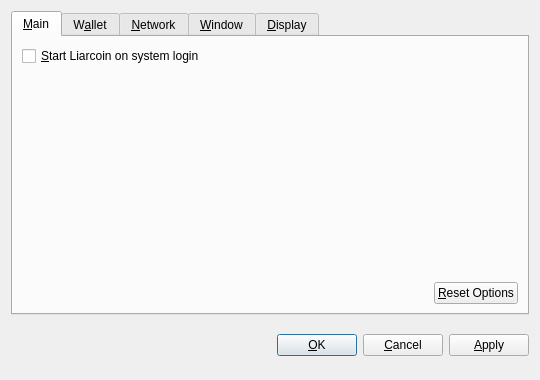
<?xml version="1.0" encoding="UTF-8"?>
<ui version="4.0">
 <class>OptionsDialog</class>
 <widget class="QDialog" name="OptionsDialog">
  <property name="geometry">
   <rect>
    <x>0</x>
    <y>0</y>
    <width>540</width>
    <height>380</height>
   </rect>
  </property>
  <property name="windowTitle">
   <string>Options</string>
  </property>
  <property name="modal">
   <bool>true</bool>
  </property>
  <layout class="QVBoxLayout" name="verticalLayout">
   <item>
    <widget class="QTabWidget" name="tabWidget">
     <property name="tabPosition">
      <enum>QTabWidget::North</enum>
     </property>
     <property name="currentIndex">
      <number>0</number>
     </property>
     <widget class="QWidget" name="tabMain">
      <attribute name="title">
       <string>&amp;Main</string>
      </attribute>
      <layout class="QVBoxLayout" name="verticalLayout_Main">
       <item>
        <widget class="QCheckBox" name="bitcoinAtStartup">
         <property name="toolTip">
          <string>Automatically start Liarcoin after logging in to the system.</string>
         </property>
         <property name="text">
          <string>&amp;Start Liarcoin on system login</string>
         </property>
        </widget>
       </item>
       <item>
        <spacer name="verticalSpacer_Main">
         <property name="orientation">
          <enum>Qt::Vertical</enum>
         </property>
         <property name="sizeHint" stdset="0">
          <size>
           <width>20</width>
           <height>40</height>
          </size>
         </property>
        </spacer>
       </item>
       <item>
        <layout class="QHBoxLayout" name="horizontalLayout_2_Main">
         <item>
          <spacer name="horizontalSpacer_2_Main">
           <property name="orientation">
            <enum>Qt::Horizontal</enum>
           </property>
           <property name="sizeHint" stdset="0">
            <size>
             <width>40</width>
             <height>20</height>
            </size>
           </property>
          </spacer>
         </item>
         <item>
          <widget class="QPushButton" name="resetButton">
           <property name="toolTip">
            <string>Reset all client options to default.</string>
           </property>
           <property name="text">
            <string>&amp;Reset Options</string>
           </property>
           <property name="autoDefault">
            <bool>false</bool>
           </property>
          </widget>
         </item>
        </layout>
       </item>
      </layout>
     </widget>
     <widget class="QWidget" name="tabWallet">
      <attribute name="title">
       <string>W&amp;allet</string>
      </attribute>
      <layout class="QVBoxLayout" name="verticalLayout_Network">
       <item>
        <widget class="QLabel" name="transactionFeeInfoLabel">
         <property name="text">
          <string>Optional transaction fee per kB that helps make sure your transactions are processed quickly. Most transactions are 1 kB.</string>
         </property>
         <property name="textFormat">
          <enum>Qt::PlainText</enum>
         </property>
         <property name="wordWrap">
          <bool>true</bool>
         </property>
        </widget>
       </item>
       <item>
        <layout class="QHBoxLayout" name="horizontalLayout_1_Main">
         <item>
          <widget class="QLabel" name="transactionFeeLabel">
           <property name="text">
            <string>Pay transaction &amp;fee</string>
           </property>
           <property name="textFormat">
            <enum>Qt::PlainText</enum>
           </property>
           <property name="buddy">
            <cstring>transactionFee</cstring>
           </property>
          </widget>
         </item>
         <item>
          <widget class="BitcoinAmountField" name="transactionFee"/>
         </item>
         <item>
          <spacer name="horizontalSpacer_1_Main">
           <property name="orientation">
            <enum>Qt::Horizontal</enum>
           </property>
           <property name="sizeHint" stdset="0">
            <size>
             <width>40</width>
             <height>20</height>
            </size>
           </property>
          </spacer>
         </item>
        </layout>
       </item>
       <item>
        <widget class="QLabel" name="label">
         <property name="text">
          <string>If you disable the spending of unconfirmed change, the change from a transaction cannot be used until that transaction has at least one confirmation. This also affects how your balance is computed.</string>
         </property>
         <property name="wordWrap">
          <bool>true</bool>
         </property>
        </widget>
       </item>
       <item>
        <widget class="QCheckBox" name="spendZeroConfChange">
         <property name="text">
          <string>Spend unconfirmed change  (experts only)</string>
         </property>
        </widget>
       </item>
       <item>
        <spacer name="verticalSpacer">
         <property name="orientation">
          <enum>Qt::Vertical</enum>
         </property>
         <property name="sizeHint" stdset="0">
          <size>
           <width>20</width>
           <height>40</height>
          </size>
         </property>
        </spacer>
       </item>
      </layout>
     </widget>
     <widget class="QWidget" name="tabNetwork">
      <attribute name="title">
       <string>&amp;Network</string>
      </attribute>
      <layout class="QVBoxLayout" name="verticalLayout_Network">
       <item>
        <widget class="QCheckBox" name="mapPortUpnp">
         <property name="toolTip">
          <string>Automatically open the Liarcoin client port on the router. This only works when your router supports UPnP and it is enabled.</string>
         </property>
         <property name="text">
          <string>Map port using &amp;UPnP</string>
         </property>
        </widget>
       </item>
       <item>
        <widget class="QCheckBox" name="connectSocks">
         <property name="toolTip">
          <string>Connect to the Liarcoin network through a SOCKS proxy (e.g. when connecting through Tor).</string>
         </property>
         <property name="text">
          <string>&amp;Connect through SOCKS proxy:</string>
         </property>
        </widget>
       </item>
       <item>
        <layout class="QHBoxLayout" name="horizontalLayout_Network">
         <item>
          <widget class="QLabel" name="proxyIpLabel">
           <property name="text">
            <string>Proxy &amp;IP:</string>
           </property>
           <property name="textFormat">
            <enum>Qt::PlainText</enum>
           </property>
           <property name="buddy">
            <cstring>proxyIp</cstring>
           </property>
          </widget>
         </item>
         <item>
          <widget class="QValidatedLineEdit" name="proxyIp">
           <property name="maximumSize">
            <size>
             <width>140</width>
             <height>16777215</height>
            </size>
           </property>
           <property name="toolTip">
            <string>IP address of the proxy (e.g. 127.0.0.1)</string>
           </property>
          </widget>
         </item>
         <item>
          <widget class="QLabel" name="proxyPortLabel">
           <property name="text">
            <string>&amp;Port:</string>
           </property>
           <property name="textFormat">
            <enum>Qt::PlainText</enum>
           </property>
           <property name="buddy">
            <cstring>proxyPort</cstring>
           </property>
          </widget>
         </item>
         <item>
          <widget class="QLineEdit" name="proxyPort">
           <property name="maximumSize">
            <size>
             <width>55</width>
             <height>16777215</height>
            </size>
           </property>
           <property name="toolTip">
            <string>Port of the proxy (e.g. 9050)</string>
           </property>
          </widget>
         </item>
         <item>
          <widget class="QLabel" name="socksVersionLabel">
           <property name="text">
            <string>SOCKS &amp;Version:</string>
           </property>
           <property name="textFormat">
            <enum>Qt::PlainText</enum>
           </property>
           <property name="buddy">
            <cstring>socksVersion</cstring>
           </property>
          </widget>
         </item>
         <item>
          <widget class="QValueComboBox" name="socksVersion">
           <property name="toolTip">
            <string>SOCKS version of the proxy (e.g. 5)</string>
           </property>
          </widget>
         </item>
         <item>
          <spacer name="horizontalSpacer_Network">
           <property name="orientation">
            <enum>Qt::Horizontal</enum>
           </property>
           <property name="sizeHint" stdset="0">
            <size>
             <width>40</width>
             <height>20</height>
            </size>
           </property>
          </spacer>
         </item>
        </layout>
       </item>
       <item>
        <spacer name="verticalSpacer_Network">
         <property name="orientation">
          <enum>Qt::Vertical</enum>
         </property>
         <property name="sizeHint" stdset="0">
          <size>
           <width>20</width>
           <height>40</height>
          </size>
         </property>
        </spacer>
       </item>
      </layout>
     </widget>
     <widget class="QWidget" name="tabWindow">
      <attribute name="title">
       <string>&amp;Window</string>
      </attribute>
      <layout class="QVBoxLayout" name="verticalLayout_Window">
       <item>
        <widget class="QCheckBox" name="minimizeToTray">
         <property name="toolTip">
          <string>Show only a tray icon after minimizing the window.</string>
         </property>
         <property name="text">
          <string>&amp;Minimize to the tray instead of the taskbar</string>
         </property>
        </widget>
       </item>
       <item>
        <widget class="QCheckBox" name="minimizeOnClose">
         <property name="toolTip">
          <string>Minimize instead of exit the application when the window is closed. When this option is enabled, the application will be closed only after selecting Quit in the menu.</string>
         </property>
         <property name="text">
          <string>M&amp;inimize on close</string>
         </property>
        </widget>
       </item>
       <item>
        <spacer name="verticalSpacer_Window">
         <property name="orientation">
          <enum>Qt::Vertical</enum>
         </property>
         <property name="sizeHint" stdset="0">
          <size>
           <width>20</width>
           <height>40</height>
          </size>
         </property>
        </spacer>
       </item>
      </layout>
     </widget>
     <widget class="QWidget" name="tabDisplay">
      <attribute name="title">
       <string>&amp;Display</string>
      </attribute>
      <layout class="QVBoxLayout" name="verticalLayout_Display">
       <item>
        <layout class="QHBoxLayout" name="horizontalLayout_1_Display">
         <item>
          <widget class="QLabel" name="langLabel">
           <property name="text">
            <string>User Interface &amp;language:</string>
           </property>
           <property name="textFormat">
            <enum>Qt::PlainText</enum>
           </property>
           <property name="buddy">
            <cstring>lang</cstring>
           </property>
          </widget>
         </item>
         <item>
          <widget class="QValueComboBox" name="lang">
           <property name="toolTip">
            <string>The user interface language can be set here. This setting will take effect after restarting Liarcoin.</string>
           </property>
          </widget>
         </item>
        </layout>
       </item>
       <item>
        <layout class="QHBoxLayout" name="horizontalLayout_2_Display">
         <item>
          <widget class="QLabel" name="unitLabel">
           <property name="text">
            <string>&amp;Unit to show amounts in:</string>
           </property>
           <property name="textFormat">
            <enum>Qt::PlainText</enum>
           </property>
           <property name="buddy">
            <cstring>unit</cstring>
           </property>
          </widget>
         </item>
         <item>
          <widget class="QValueComboBox" name="unit">
           <property name="toolTip">
            <string>Choose the default subdivision unit to show in the interface and when sending coins.</string>
           </property>
          </widget>
         </item>
        </layout>
       </item>
       <item>
        <widget class="QCheckBox" name="displayAddresses">
         <property name="toolTip">
          <string>Whether to show Liarcoin addresses in the transaction list or not.</string>
         </property>
         <property name="text">
          <string>&amp;Display addresses in transaction list</string>
         </property>
        </widget>
       </item>
       <item>
        <widget class="QCheckBox" name="coinControlFeatures">
         <property name="toolTip">
          <string>Whether to show coin control features or not.</string>
         </property>
         <property name="text">
          <string>Display coin &amp;control features (experts only!)</string>
         </property>
        </widget>
       </item>
       <item>
        <spacer name="verticalSpacer_Display">
         <property name="orientation">
          <enum>Qt::Vertical</enum>
         </property>
         <property name="sizeHint" stdset="0">
          <size>
           <width>20</width>
           <height>40</height>
          </size>
         </property>
        </spacer>
       </item>
      </layout>
     </widget>
    </widget>
   </item>
   <item>
    <layout class="QHBoxLayout" name="horizontalLayout_Buttons">
     <item>
      <spacer name="horizontalSpacer_1">
       <property name="orientation">
        <enum>Qt::Horizontal</enum>
       </property>
       <property name="sizeHint" stdset="0">
        <size>
         <width>40</width>
         <height>48</height>
        </size>
       </property>
      </spacer>
     </item>
     <item>
      <widget class="QLabel" name="statusLabel">
       <property name="font">
        <font>
         <weight>75</weight>
         <bold>true</bold>
        </font>
       </property>
       <property name="text">
        <string/>
       </property>
       <property name="textFormat">
        <enum>Qt::PlainText</enum>
       </property>
       <property name="wordWrap">
        <bool>true</bool>
       </property>
      </widget>
     </item>
     <item>
      <spacer name="horizontalSpacer_2">
       <property name="orientation">
        <enum>Qt::Horizontal</enum>
       </property>
       <property name="sizeHint" stdset="0">
        <size>
         <width>40</width>
         <height>48</height>
        </size>
       </property>
      </spacer>
     </item>
     <item>
      <widget class="QPushButton" name="okButton">
       <property name="text">
        <string>&amp;OK</string>
       </property>
      </widget>
     </item>
     <item>
      <widget class="QPushButton" name="cancelButton">
       <property name="text">
        <string>&amp;Cancel</string>
       </property>
       <property name="autoDefault">
        <bool>false</bool>
       </property>
      </widget>
     </item>
     <item>
      <widget class="QPushButton" name="applyButton">
       <property name="text">
        <string>&amp;Apply</string>
       </property>
       <property name="autoDefault">
        <bool>false</bool>
       </property>
      </widget>
     </item>
    </layout>
   </item>
  </layout>
 </widget>
 <customwidgets>
  <customwidget>
   <class>BitcoinAmountField</class>
   <extends>QSpinBox</extends>
   <header>bitcoinamountfield.h</header>
  </customwidget>
  <customwidget>
   <class>QValueComboBox</class>
   <extends>QComboBox</extends>
   <header>qvaluecombobox.h</header>
  </customwidget>
  <customwidget>
   <class>QValidatedLineEdit</class>
   <extends>QLineEdit</extends>
   <header>qvalidatedlineedit.h</header>
  </customwidget>
 </customwidgets>
 <resources/>
 <connections/>
</ui>
